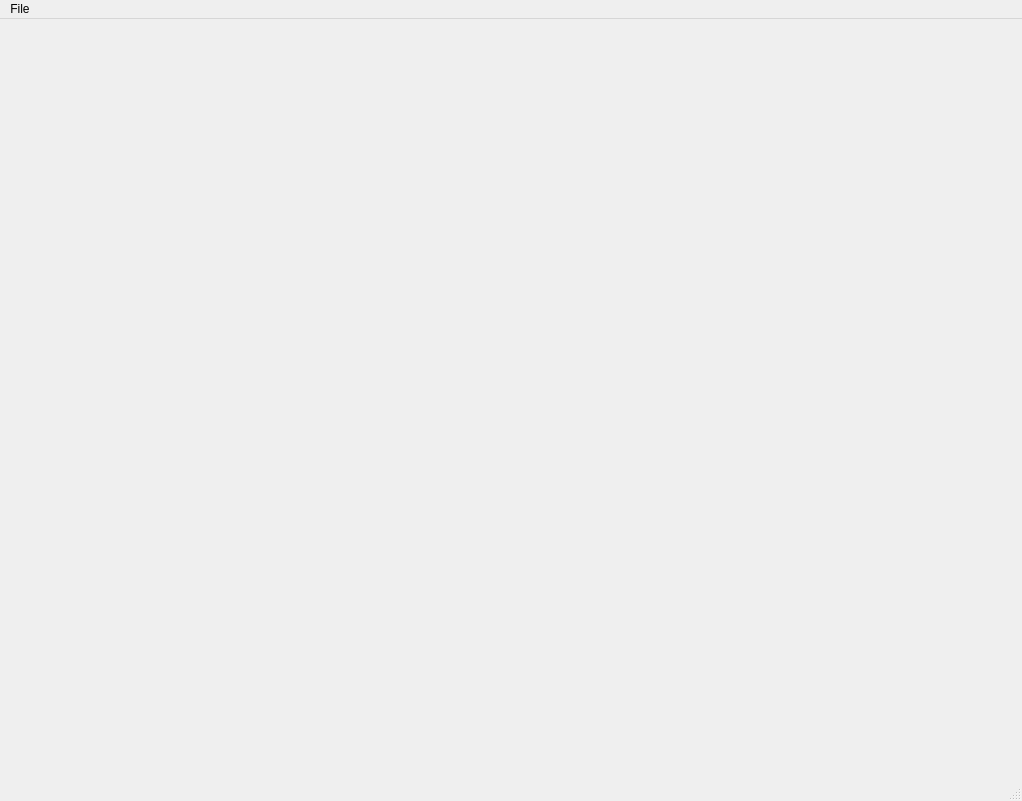
<?xml version="1.0" encoding="UTF-8"?>
<ui version="4.0">
 <class>MainViewer</class>
 <widget class="QMainWindow" name="MainViewer">
  <property name="geometry">
   <rect>
    <x>0</x>
    <y>0</y>
    <width>1022</width>
    <height>801</height>
   </rect>
  </property>
  <property name="windowTitle">
   <string>MainWindow</string>
  </property>
  <widget class="QWidget" name="centralwidget">
   <widget class="OpenGLViewer" name="widget" native="true">
    <property name="geometry">
     <rect>
      <x>60</x>
      <y>30</y>
      <width>720</width>
      <height>576</height>
     </rect>
    </property>
   </widget>
  </widget>
  <widget class="QMenuBar" name="menubar">
   <property name="geometry">
    <rect>
     <x>0</x>
     <y>0</y>
     <width>1022</width>
     <height>26</height>
    </rect>
   </property>
   <widget class="QMenu" name="menuFile">
    <property name="title">
     <string>File</string>
    </property>
    <addaction name="actionOpen"/>
   </widget>
   <addaction name="menuFile"/>
  </widget>
  <widget class="QStatusBar" name="statusbar"/>
  <action name="actionOpen">
   <property name="text">
    <string>Open</string>
   </property>
  </action>
 </widget>
 <customwidgets>
  <customwidget>
   <class>OpenGLViewer</class>
   <extends>QWidget</extends>
   <header>openglviewer.h</header>
   <container>1</container>
  </customwidget>
 </customwidgets>
 <resources/>
 <connections/>
</ui>
